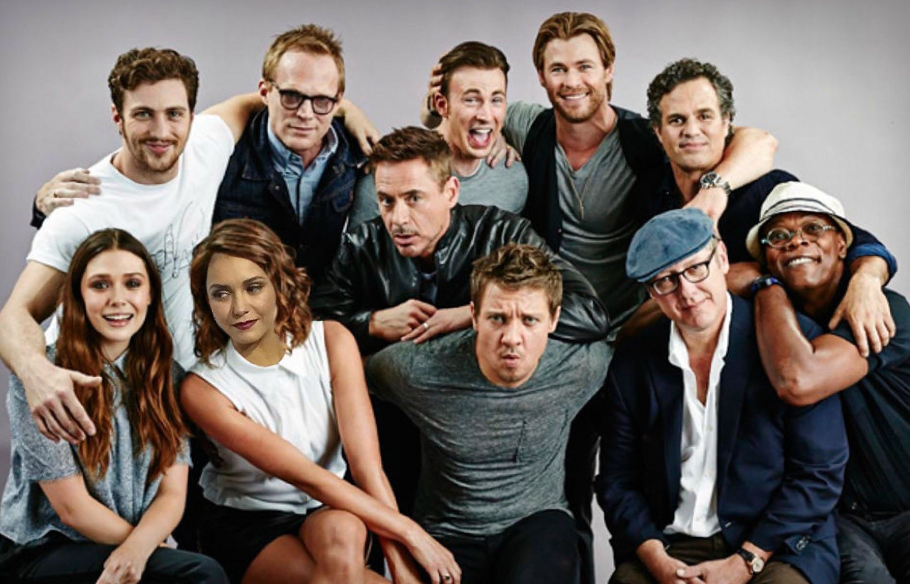
#> input picture photos/avengers_group.jpg, 1819 x 1168 px (shown at 1/2 size)
$ python face_detection.py
#> lines starting #> are read from the running program, lines starting #| are printed output that depends on the picture; after the words box and inside, x2 and y2 are one past the last pixel; in counts of white or black regions, pixels touching at a corner belong together
import cv2 as cv


# img = cv.imread('../photos/stethem.jpg')
img = cv.imread('../photos/avengers_group.jpg')
#> img is the input picture: shape (1168, 1819, 3); mean B, G, R 97.9, 103.6, 114.2

img = cv.resize(img, (img.shape[1]//2, img.shape[0]//2), interpolation=cv.INTER_AREA)
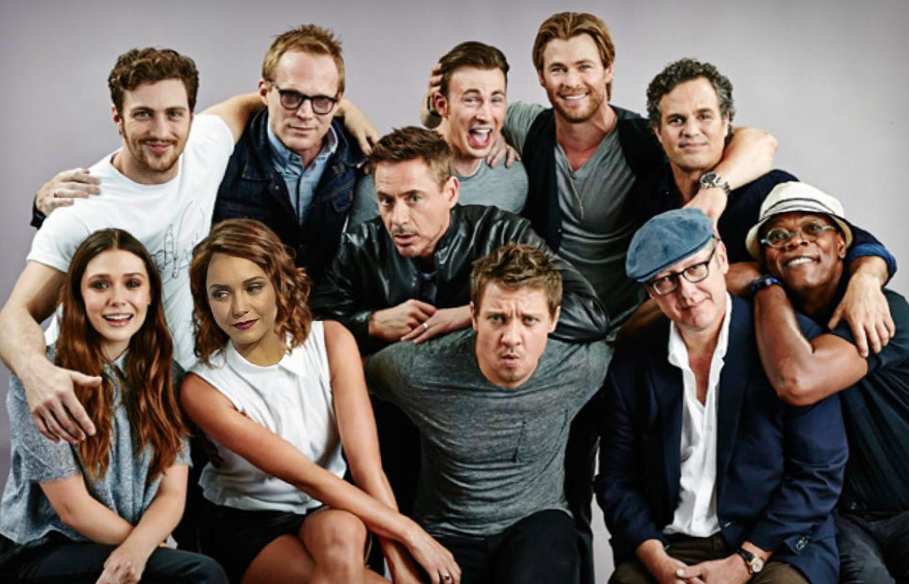
#> img: shape (584, 909, 3); mean B, G, R 97.9, 103.7, 114.3

gray = cv.cvtColor(img, cv.COLOR_BGR2GRAY)
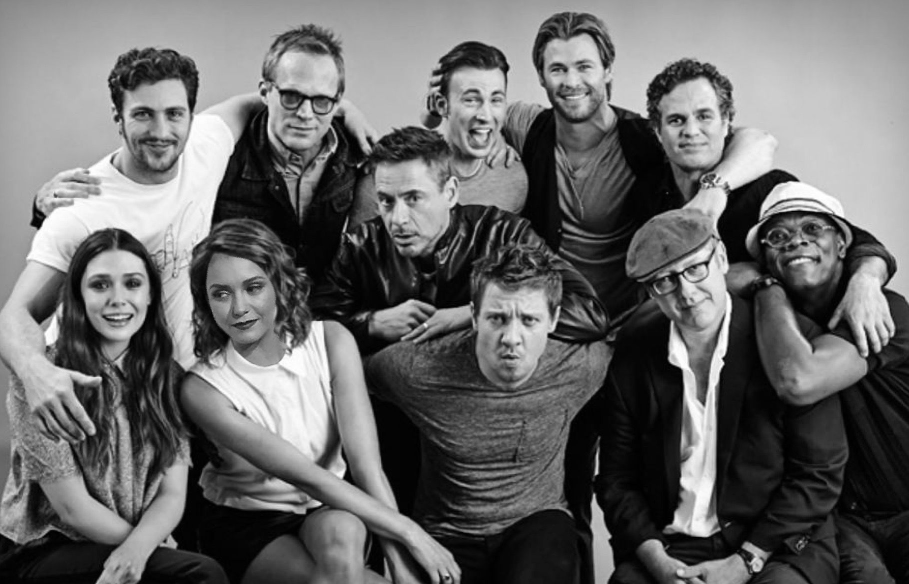
#> gray: shape (584, 909); min 0, max 255, mean 106.2

haar_cascade = cv.CascadeClassifier('haar_face.xml')

faces_rect = haar_cascade.detectMultiScale(gray, scaleFactor=1.1, minNeighbors=3)
#> faces_rect = [[649, 86, 82, 82], [535, 40, 72, 72], [443, 67, 80, 80], [114, 80, 88, 88], [197, 258, 84, 84], [470, 288, 85, 85], [265, 69, 80, 80], [356, 166, 87, 87], [72, 249, 89, 89]]

print(f"Number of faces found = {len(faces_rect)}")
#| Number of faces found = 9

for (x, y, w, h) in faces_rect:
    cv.rectangle(img, (x,y), (x + w, y + h), (0, 255, 0), thickness=3)
#> this loop made 9 passes
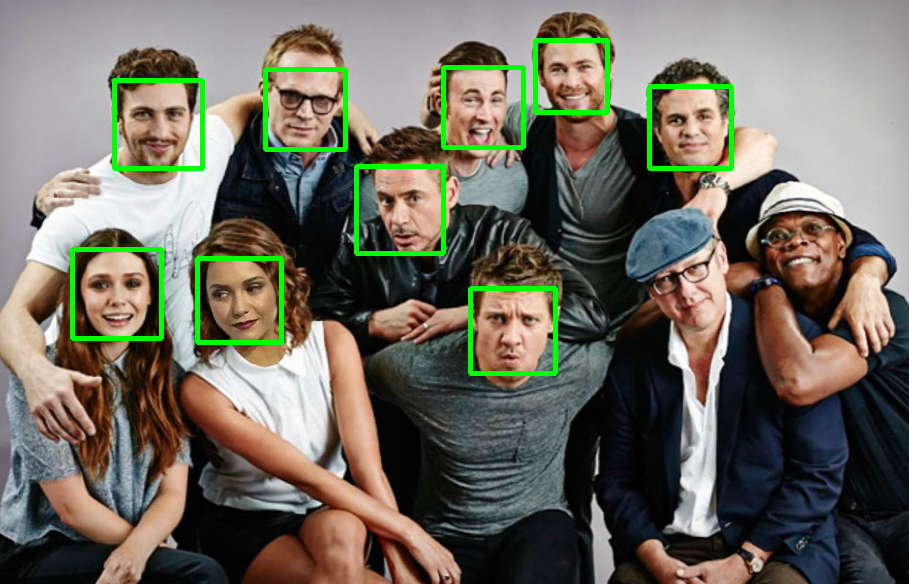
#> img: shape (584, 909, 3); 2.79% of pixels changed, all inside (x1, y1, x2, y2) = (70, 38, 734, 376)


cv.imshow('Person', img)

cv.waitKey(0)

$ run again, with photos/stethem.jpg copied over photos/avengers_group.jpg
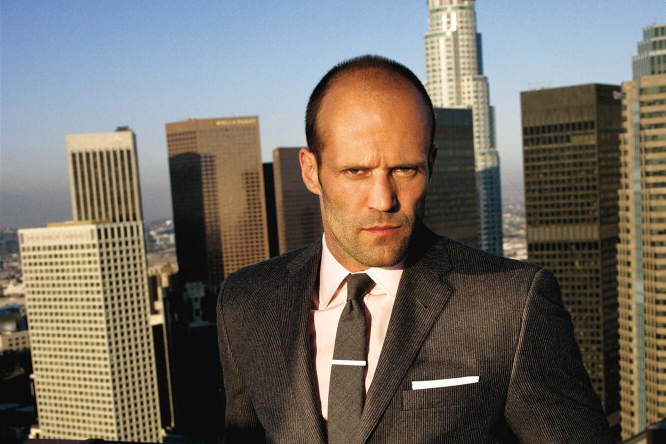
#> input picture photos/stethem.jpg, 1332 x 888 px (shown at 1/2 size)
#> img is the input picture: shape (888, 1332, 3); mean B, G, R 100.1, 109.3, 115.5
#> `gray = cv.cvtColor(img, cv.COLOR_BGR2GRAY)`:
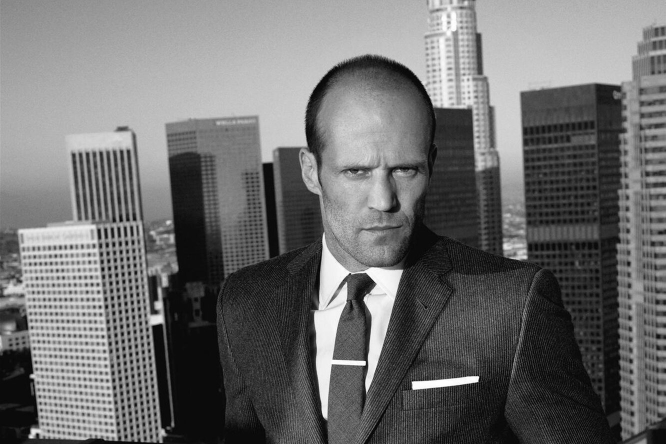
#> gray: shape (444, 666); min 4, max 255, mean 110.2
#> faces_rect = [[315, 125, 125, 125]]
#| Number of faces found = 1
#> the loop `for (x, y, w, h) in faces_rect:` made 1 pass
#> after the loop `for (x, y, w, h) in faces_rect:`:
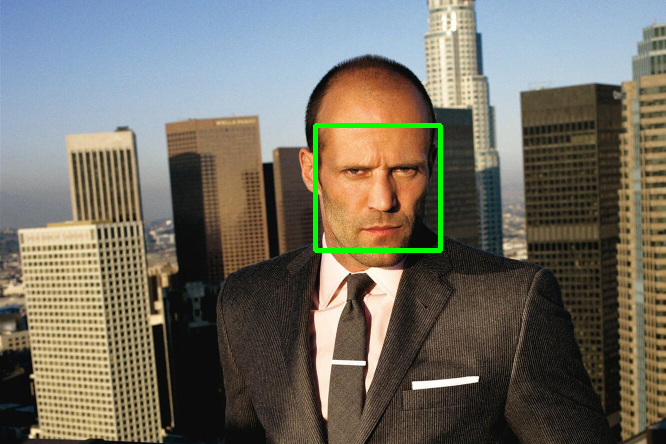
#> img: shape (444, 666, 3); mean B, G, R 99.7, 110.9, 114.6
